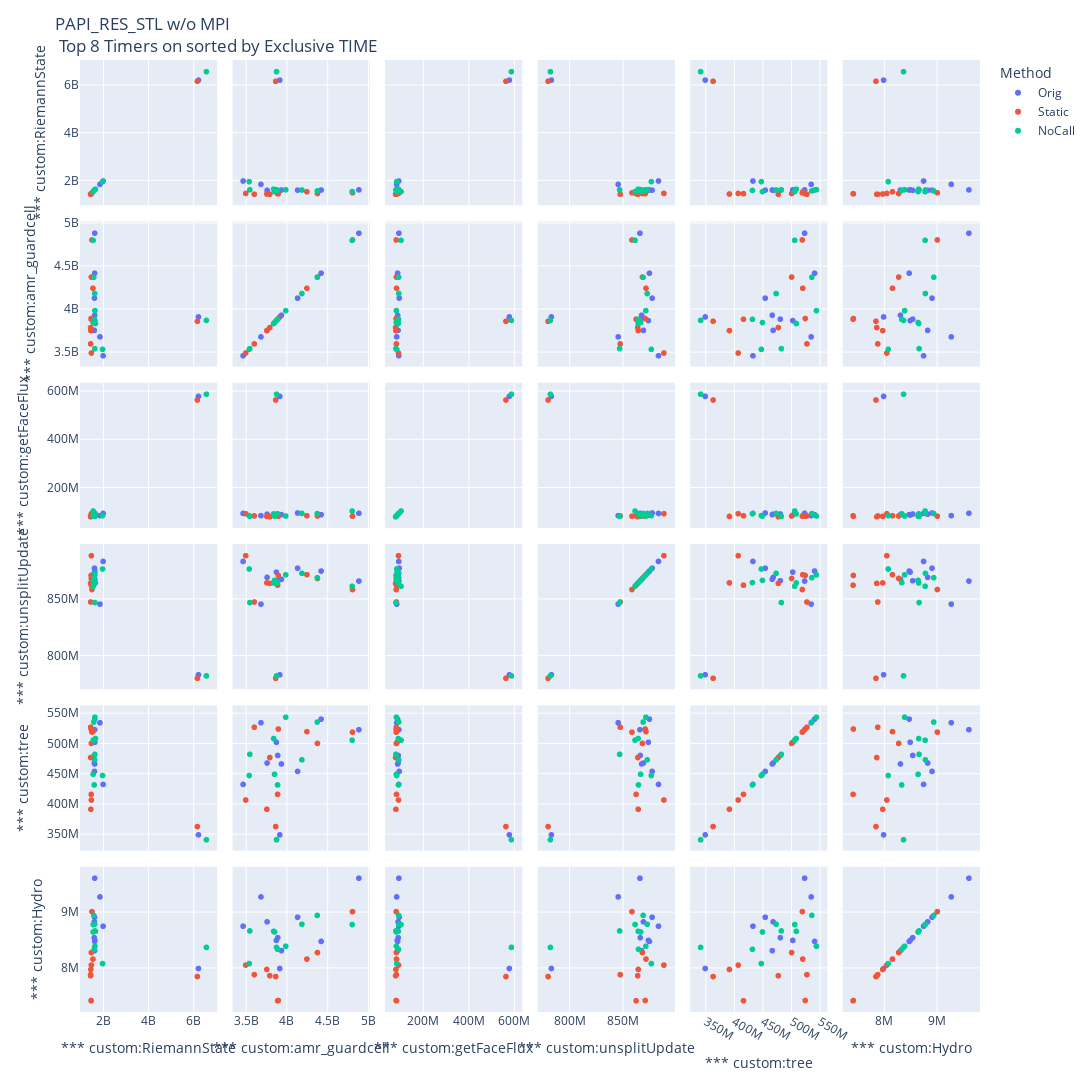

Write notebook code for a chart like this one.
### Code cell
title = 'PAPI_RES_STL w/o MPI <br> Top 8 Timers on sorted by Exclusive TIME'

fig = px.scatter_matrix(non_normal_ins_df, dimensions=top_timers, color='Method', hover_data=['Node'], size_max=10)
fig.update_layout(height=1500, width=1500, title=title)
# fig.write_html("/home/users/MTrappett/Flash5_theta/splom_res_stl_noMPI_non_norm.html")

fig.show()

### Figure 1 — Plotly figure (JSON) as saved in the notebook; plotly's stock layout.template omitted (floating-point values rounded to 4 significant figures)
{"data": [{"customdata": [[0], [1], [2], [3], [4], [5], [6], [7], [8], [9]], "dimensions": [{"axis": {"matches": true}, "label": "*** custom:RiemannState", "values": [6223972155, 1610791884, 1607286593, 1601126234, 1607093220, 1594212024, 1591180184, 1984845785, 1843652762, 1617981508]}, {"axis": {"matches": true}, "label": "*** custom:amr_guardcell", "values": [3914218070, 4886946526, 4422487950, 4132890824, 3934074205, 3758247727, 3889043482, 3462966886, 3682720481, 3872003964]}, {"axis": {"matches": true}, "label": "*** custom:getFaceFlux", "values": [579401498, 92988898, 87346870, 94173881, 87517136, 89264471, 90005977, 92345399, 83097416, 85326178]}, {"axis": {"matches": true}, "label": "*** custom:unsplitUpdate", "values": [783050404, 866071871, 874933732, 877481229, 867607256, 869349829, 866369038, 883450187, 845649103, 873966624]}, {"axis": {"matches": true}, "label": "*** custom:tree", "values": [349378152, 523613893, 541089081, 454511243, 466836604, 468375395, 480905215, 432986529, 535062501, 502795718]}, {"axis": {"matches": true}, "label": "*** custom:Hydro", "values": [7990580, 9612500, 8477476, 8911268, 8311347, 8828451, 8543947, 8750161, 9276606, 8495425]}], "hovertemplate": "Method=Orig<br>%{xaxis.title.text}=%{x}<br>%{yaxis.title.text}=%{y}<br>Node=%{customdata[0]}<extra></extra>", "legendgroup": "Orig", "marker": {"color": "#636efa", "symbol": "circle"}, "name": "Orig", "showlegend": true, "type": "splom"}, {"customdata": [[0], [1], [2], [3], [4], [5], [6], [7], [8], [9]], "dimensions": [{"axis": {"matches": true}, "label": "*** custom:RiemannState", "values": [6175050872, 1488562882, 1460312036, 1532225112, 1452354434, 1438649900, 1427038766, 1462224540, 1429261324, 1448302499]}, {"axis": {"matches": true}, "label": "*** custom:amr_guardcell", "values": [3863913595, 4808344742, 4377549856, 4247541180, 3887297359, 3754867761, 3791006818, 3494885333, 3601030947, 3895954400]}, {"axis": {"matches": true}, "label": "*** custom:getFaceFlux", "values": [564284679, 80836511, 81735814, 82489590, 82458047, 79842226, 78393693, 91186245, 81904136, 80416191]}, {"axis": {"matches": true}, "label": "*** custom:unsplitUpdate", "values": [779979292, 858593173, 868384077, 871738332, 862466816, 864447417, 864020477, 888532552, 847542156, 871026218]}, {"axis": {"matches": true}, "label": "*** custom:tree", "values": [363166008, 519541049, 500809410, 520312044, 416445447, 391772199, 477403021, 407153804, 527667591, 524659378]}, {"axis": {"matches": true}, "label": "*** custom:Hydro", "values": [7845473, 9012334, 8276681, 8159771, 7410463, 7973288, 7860807, 8051527, 7879983, 7415735]}], "hovertemplate": "Method=Static<br>%{xaxis.title.text}=%{x}<br>%{yaxis.title.text}=%{y}<br>Node=%{customdata[0]}<extra></extra>", "legendgroup": "Static", "marker": {"color": "#EF553B", "symbol": "circle"}, "name": "Static", "showlegend": true, "type": "splom"}, {"customdata": [[0], [1], [2], [3], [4], [5], [6], [7], [8], [9]], "dimensions": [{"axis": {"matches": true}, "label": "*** custom:RiemannState", "values": [6577144627, 1540898428, 1569508565, 1607669022, 1588341398, 1641922656, 1540332795, 1958894939, 1614994181, 1618869678]}, {"axis": {"matches": true}, "label": "*** custom:amr_guardcell", "values": [3874085933, 4804004651, 4375237933, 4186168809, 3886889598, 3838217845, 3849346385, 3537956603, 3545716779, 3987138905]}, {"axis": {"matches": true}, "label": "*** custom:getFaceFlux", "values": [588409431, 102342470, 91900020, 92533977, 91027910, 90331342, 81435629, 83424384, 79836549, 81678569]}, {"axis": {"matches": true}, "label": "*** custom:unsplitUpdate", "values": [782125069, 861470826, 869055564, 872916646, 864716964, 864393979, 866676403, 876753696, 847033361, 871605441]}, {"axis": {"matches": true}, "label": "*** custom:tree", "values": [341240911, 506237492, 536217727, 473670476, 432101084, 508963027, 449731416, 447688743, 482799639, 544255516]}, {"axis": {"matches": true}, "label": "*** custom:Hydro", "values": [8369666, 8780336, 8944088, 8785507, 8335240, 8657918, 8646522, 8078400, 8665452, 8390071]}], "hovertemplate": "Method=NoCall<br>%{xaxis.title.text}=%{x}<br>%{yaxis.title.text}=%{y}<br>Node=%{customdata[0]}<extra></extra>", "legendgroup": "NoCall", "marker": {"color": "#00cc96", "symbol": "circle"}, "name": "NoCall", "showlegend": true, "type": "splom"}], "layout": {"dragmode": "select", "height": 1500, "legend": {"title": {"text": "Method"}, "tracegroupgap": 0}, "margin": {"t": 60}, "title": {"text": "PAPI_RES_STL w/o MPI <br> Top 8 Timers on sorted by Exclusive TIME"}, "width": 1500, "xaxis": {"autorange": true, "range": [1015000000.0, 6989000000.0], "type": "linear"}, "xaxis2": {"autorange": true, "range": [3349000000.0, 5001000000.0], "type": "linear"}, "xaxis3": {"autorange": true, "range": [37610000.0, 629200000.0], "type": "linear"}, "xaxis4": {"autorange": true, "range": [771300000.0, 897200000.0], "type": "linear"}, "xaxis5": {"autorange": true, "range": [325000000.0, 560500000.0], "type": "linear"}, "xaxis6": {"autorange": true, "range": [7234000.0, 9789000.0], "type": "linear"}, "yaxis": {"autorange": true, "range": [1015000000.0, 6989000000.0], "type": "linear"}, "yaxis2": {"autorange": true, "range": [3349000000.0, 5001000000.0], "type": "linear"}, "yaxis3": {"autorange": true, "range": [37610000.0, 629200000.0], "type": "linear"}, "yaxis4": {"autorange": true, "range": [771300000.0, 897200000.0], "type": "linear"}, "yaxis5": {"autorange": true, "range": [325000000.0, 560500000.0], "type": "linear"}, "yaxis6": {"autorange": true, "range": [7234000.0, 9789000.0], "type": "linear"}}}
